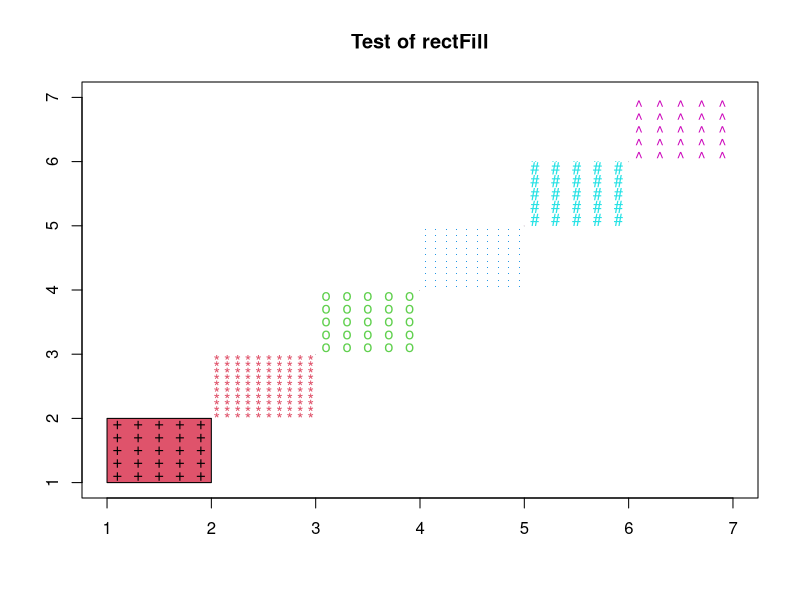
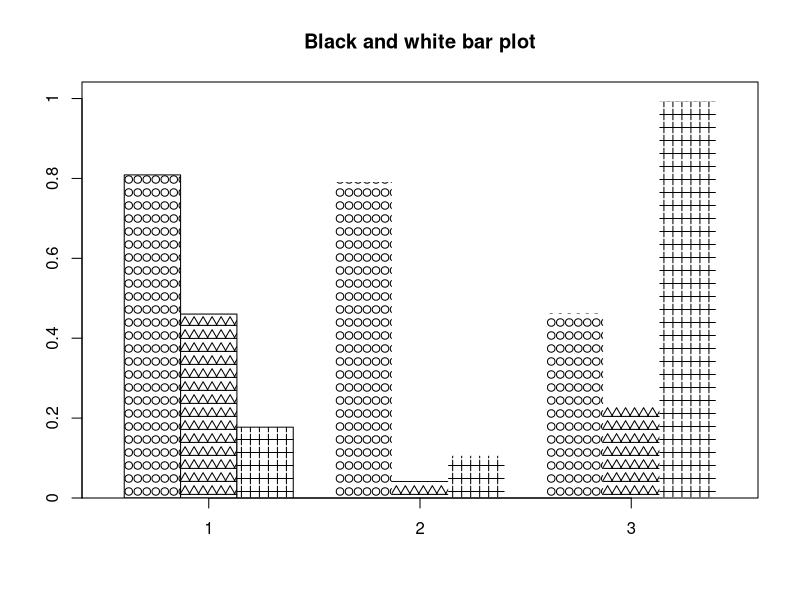

Generate these figures, in order, with R:
library(plotrix)


### Name: rectFill
### Title: Draw a rectangle filled with symbols
### Aliases: rectFill
### Keywords: misc

### ** Examples

 plot(1:7,type="n",xlab="",ylab="",main="Test of rectFill")
 rectFill(1:6,1:6,2:7,2:7,bg=2:7,pch=c("+","*","o",".","#","^"),
  xinc=c(0.2,0.1,0.2,0.1,0.2,0.2),yinc=c(0.2,0.1,0.2,0.1,0.2,0.2),
  pch.col=1:6)
 barp(matrix(runif(9),nrow=3),main="Black and white bar plot",pch=1:3)
